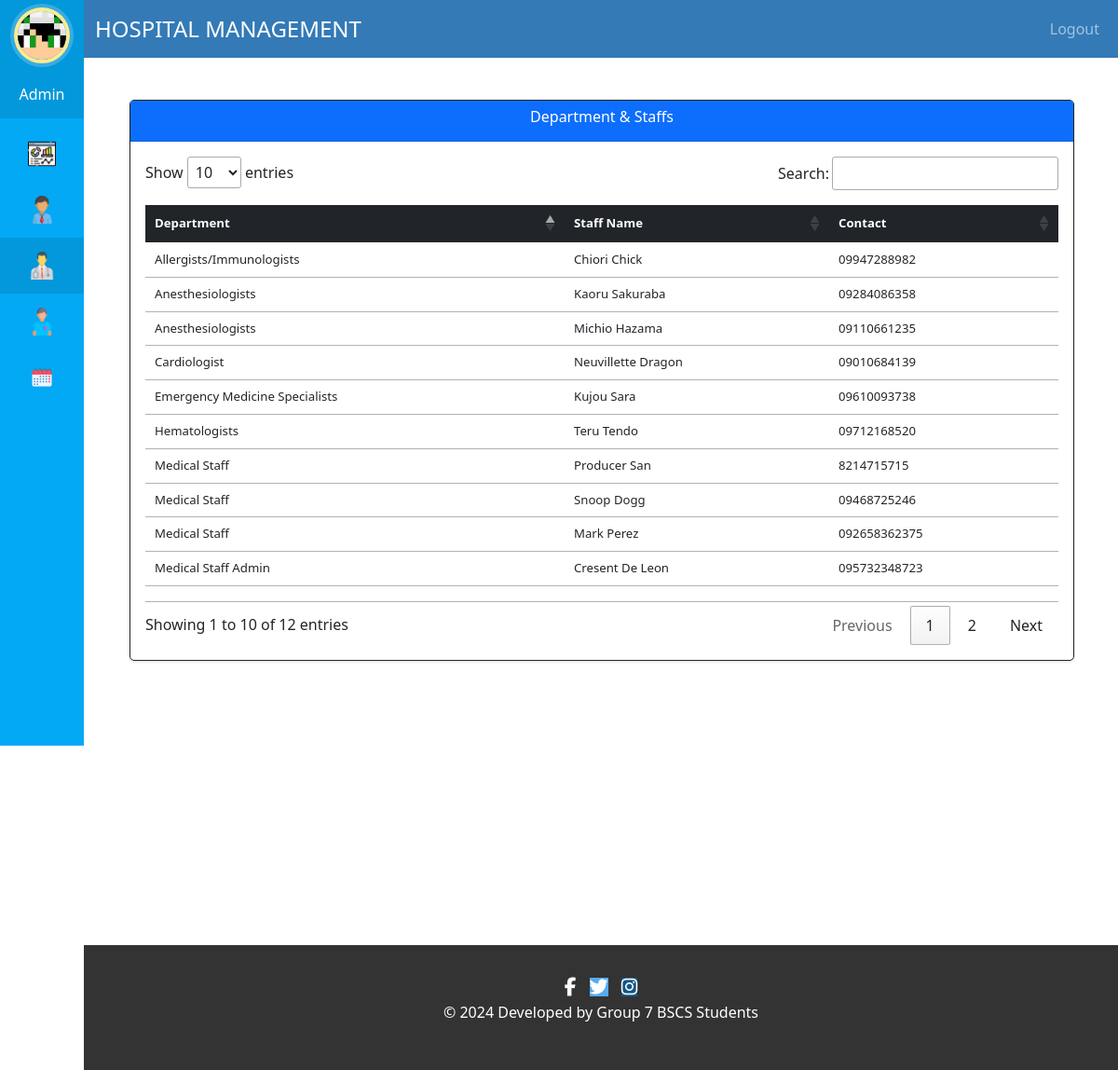
Before: /admin-view-doctor-specialisation (signed in) with the older database file.
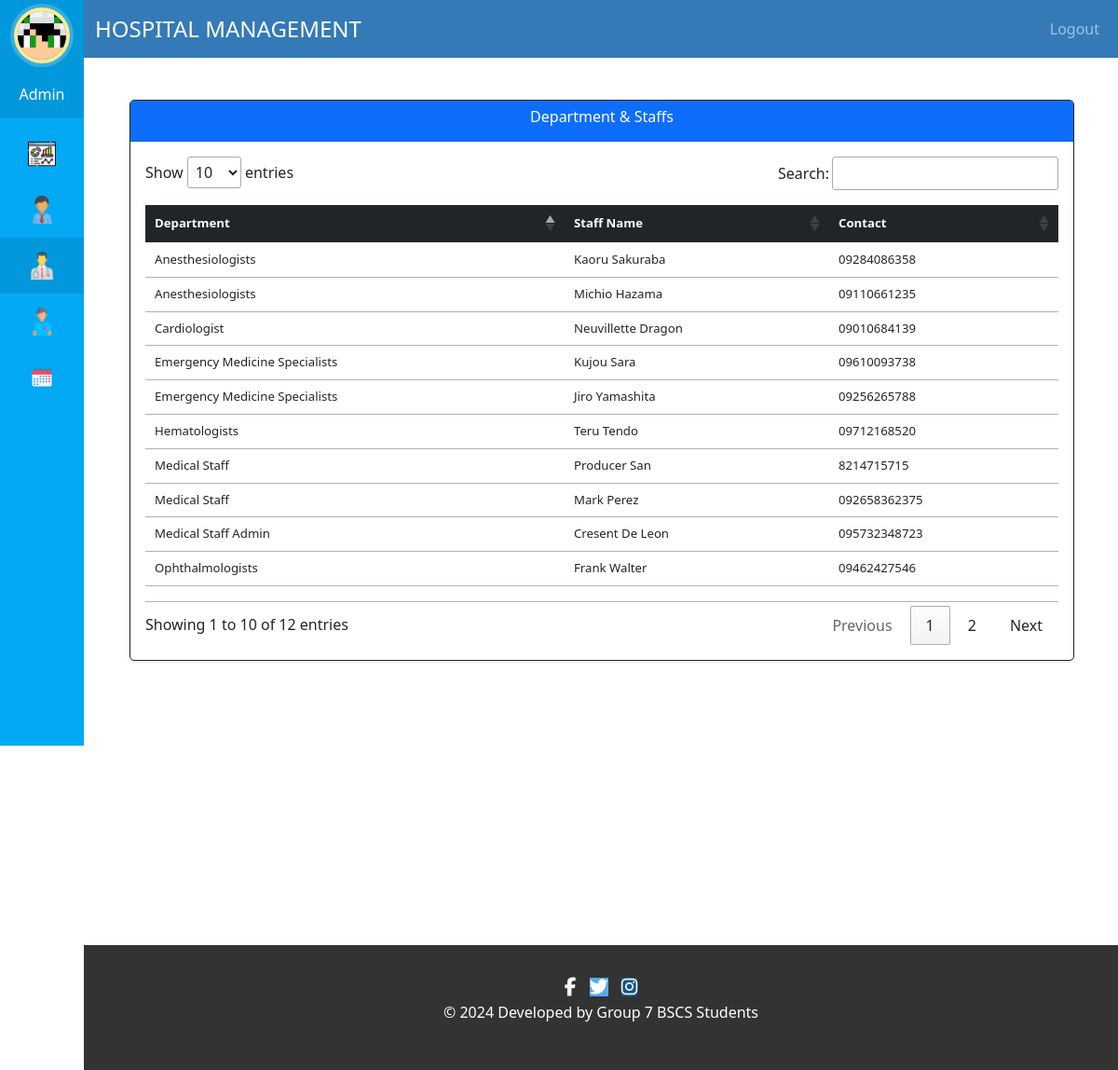
After: the same page with the newer database file.
### hospital/models.py (models this page shows, shortened)
class Doctor(models.Model):
    STATUS_ONHOLD = 0
    STATUS_AVAILABLE = 1
    STATUS_NOTAVAILABLE = 2
    STATUS_CHOICES = [
        (STATUS_ONHOLD, 'On Hold'),
        (STATUS_AVAILABLE, 'Available'),
        (STATUS_NOTAVAILABLE, 'Not Available'),
    ]
    user=models.OneToOneField(User,on_delete=models.CASCADE)
    address = models.CharField(max_length=255, blank=False, null=False)
    mobile_validator = RegexValidator(regex=r'(^(\+)(\d){12}$)|(^\d{11}$)', message= 'Provide a valid Contact Number (e,g: 09172464146 or +639172464146)')
    mobile = models.CharField(max_length=20, validators=[mobile_validator], blank=False, null=False)
    department= models.CharField(max_length=50, choices=departments)
    status = models.IntegerField(choices=STATUS_CHOICES, default=STATUS_ONHOLD)
    license_num_validator = RegexValidator(regex=r'^\d{7}$', message="License number must be 7 digits.")
    license_num = models.CharField(max_length=7, validators=[license_num_validator])
    profile_pic = models.ImageField(blank=True, null=True, upload_to='profile_pic/DoctorProfilePic/')
    @property
    def get_name(self):
        return self.user.first_name+" "+self.user.last_name

class HospitalStaffAdmin(models.Model):
    staff_id = models.AutoField(primary_key=True)
    user = models.ForeignKey(User, on_delete=models.CASCADE)
    username = models.CharField(max_length=40, blank=False, null=False)
    profile_pic= models.ImageField(upload_to='profile_pic/StaffAdminProfilePic/',null=True, blank=True)
    address = models.CharField(max_length=40, blank=False, null=False)
    mobile = models.CharField(max_length=20, null=True, blank=False)
    email = models.EmailField(validators=[validate_email], blank=False, null=False)
    status = models.BooleanField(default=False)

### hospital/views.py (the view)
# urls.py: path('admin-view-doctor-specialisation',views.admin_view_doctor_specialisation_view,name='admin-view-doctor-specialisation'),
@login_required(login_url='adminlogin')
@user_passes_test(is_admin)
def admin_view_doctor_specialisation_view(request):
    admin = models.HospitalStaffAdmin.objects.get(user_id=request.user.id)
    staff = models.HospitalStaffAdmin.objects.all()
    doctors=models.Doctor.objects.all().filter(status=models.Doctor.STATUS_AVAILABLE)
    context = {
        'staff': staff,
        'admin': admin,
        'doctors': doctors,
    }
    return render(request,'hospital/admin_view_doctor_Specialisation.html', context)

### hospital/views.py (called while the page is built)
def is_admin(user):
    return user.groups.filter(name='ADMIN').exists()

### templates/hospital/admin_view_doctor_Specialisation.html (shortened to what this page needs)
{% extends 'hospital/admin_base.html' %}
{% block content %}
<head>
  <link rel="stylesheet" href="//cdn.datatables.net/1.13.7/css/jquery.dataTables.min.css">
</head>
<br><br>
<div class="container-fluid view-departments-doctors-panel">
  <div class="card border border-dark">
    <div class="card-header bg-primary text-white">
      <h6 class="card-title">Department & Staffs</h6>
    </div>
    <div class="card-body">
      <div class="table-responsive">
        <table class="table table-hover py-3" id="dev-table">
          <thead class="table-dark">
            <tr>
              <th>Department</th>
              <th>Staff Name</th>
              <th>Contact</th>
            </tr>
          </thead>
          <tbody>
            {% for doctor in doctors %}
            <tr>
              <td>{{ doctor.department }}</td>
              <td>{{ doctor.get_name }}</td>
              <td>{{ doctor.mobile }}</td>
            </tr>
            {% endfor %}
            {% for staff_member in staff %}
              {% if staff_member.user.is_superuser %}
              <tr>
                  <td>Medical Staff Admin</td>
                  <td>{{ staff_member.user.get_full_name }}</td>
                  <td>{{ staff_member.mobile }}</td>
              </tr>
              {% else %}
              <tr>
                  <td>Medical Staff</td>
                  <td>{{ staff_member.user.get_full_name }}</td>
                  <td>{{ staff_member.mobile }}</td>
              </tr>
              {% endif %}
            {% endfor %}
          </tbody>
        </table>
      </div>
    </div>
  </div>
</div>
{% endblock content %}

### templates/hospital/admin_base.html (shortened to what this page needs)
<!DOCTYPE html>
{% load static %}
{% with current_page=request.path %}
<html lang="en">
<head>
  <link href="https://cdn.jsdelivr.net/npm/bootstrap@5.0.2/dist/css/bootstrap.min.css" rel="stylesheet">
  <link rel="stylesheet" href="https://cdn.jsdelivr.net/npm/bootstrap-icons@1.3.0/font/bootstrap-icons.css">
  <link rel="stylesheet" href="{% static '/style.css' %}">
</head>
<body>
  <nav class="menu" tabindex="0">
    <header class="avatar">
      <a href="#" data-bs-toggle="modal" data-bs-target="#profilePicModal" class="position-relative">
        {% if admin.profile_pic %}
            <img class="rounded-circle" src="{{ admin.profile_pic.url }}" alt="Profile Pic"/>
        {% else %}
            <img class="rounded-circle" src="{% static 'images/adminpropic.png' %}" alt="Default Profile Pic"/>
            <span class="position-absolute top-50 start-50 translate-middle bi-camera-fill"></span>
        {% endif %}
      </a>
      <br><br>
      {% if user.is_superuser %}
        <h6 class="text-white">Admin</h6>
      {% else %}
        <h6 class="text-white">Receptionist</h6>
      {% endif %}
    </header>
    <ul class="navbar-nav">
        <li tabindex="0" id="adminDashboardIcon" class="icon-dashboard nav-item {% if 'dashboard' in request.path %}active{% endif %}">
            <a class="nav-link text-white" href="/admin-dashboard">
            </a>
        </li>
        {% if user.is_superuser %}
          <li tabindex="0" id="djangoAdminIcon" class="icon-admin nav-item">
            <a class="nav-link text-white" href="/admin-panel">
            </a>
          </li>
        {% endif %}
        <li tabindex="0" id="adminDoctorIcon" class="icon-customers nav-item {% if 'doctor' in request.path %}active{% endif %}">
            <a class="nav-link text-white" href="/admin-doctor">
            </a>
        </li>
        <li tabindex="0" id="adminPatientIcon" class="icon-users nav-item {% if 'patient' in request.path %}active{% endif %}">
            <a class="nav-link text-white" href="/admin-patient">
            </a>
        </li>
        <li tabindex="0" id="adminAppointmentIcon" class="icon-calendar nav-item {% if 'appointment' in request.path %}active{% endif %}">
            <a class="nav-link text-white" href="/admin-appointment">
            </a>
        </li>
    </ul>
</nav>
{% endwith %}
<main>
  <div class="bs-example">
    <nav class="navbar navbar-expand-md navbar-dark fixed-top" style="background:#337AB7;">
        <div class="container-fluid">
            <a href="/admin-dashboard" class="navbar-brand">HOSPITAL MANAGEMENT</a>
            <div class="collapse navbar-collapse justify-content-end" id="navbarCollapse">
                <ul class="navbar-nav">
                    <li class="nav-item">
                        <form id="logoutForm" action="{% url 'logout/' %}" method="post">
                            <a href="#" class="nav-link" id="logoutLink">Logout</a>
                        </form>
                    </li>
                </ul>
            </div>
        </div>
    </nav>
</div>
    <br><br>
    <div class="container-fluid">
        <div class="row">
            <div class="col-md-12">
                {% block content %}
                {% endblock %}
            </div>
        </div>
    </div>
    <br><br><br><br>
  {% include 'hospital/footer.html' %}
</main>
</body>
</html>

Changed rows visible on the page:
no longer on this page (row edited): Doctor: department "Allergists/Immunologists", get_name "Chiori Chick", mobile "09947288982"
removed HospitalStaffAdmin: user.get_full_name "Snoop Dogg", mobile "09468725246"
now on this page (row edited): Doctor: department "Emergency Medicine Specialists", get_name "Jiro Yamashita", mobile "09256265788"
added Doctor: department "Ophthalmologists", get_name "Frank Walter", mobile "09462427546"
